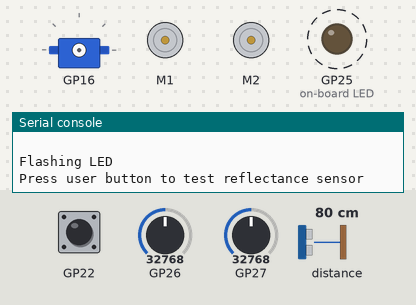
The program below on a simulated Raspberry Pi Pico running MicroPython. On the bench: servo, 2 × DC motor (green arrow = forward, orange = backward, longer = faster), output pins drawn as LEDs (lit = HIGH), the last lines printed to the serial console. Dashed ring = blinking. The test bench sets the inputs (shaded band); at power-on: GP26 = 32768, GP27 = 32768, distance to the obstacle 80 cm (analog values on the 0–65535 scale). The time a move or turn takes is an estimate. At 16.4 s the program stops and its outputs stay as they are.

Above: at 1.25 s.
1.3 s: button USER pressed for 0.15 s
At 2.6 s:
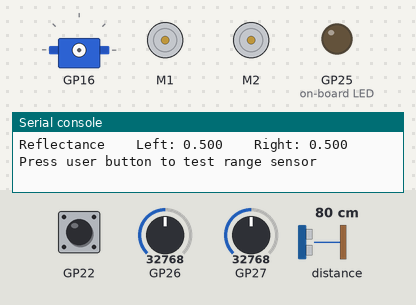
2.9 s: button USER pressed for 1 s
5.4 s: button USER pressed 2 times (0.12 s each, 0.3 s apart)
At 8.9 s:
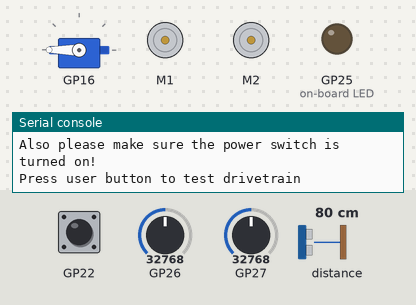
9.0 s: button USER pressed for 0.15 s
At 11.0 s:
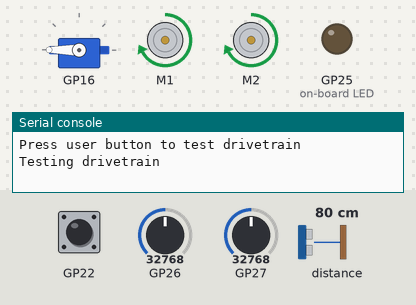
Timing chart, 0 to 17.9 s (numbered marks = the images above; inputs shaded):
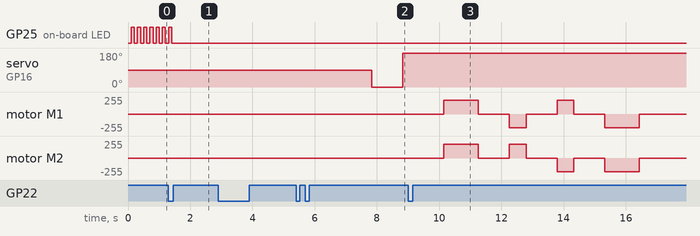

Measured:
- after the input at 1.3 s, GP25 (on-board LED): goes on until 1.4 s, then stays LOW
- after the input at 5.4 s, servo on GP16: 90° → 0° after 2.4 s, → 180° 1.0 s later
- after the input at 9.0 s, motor M1: stopped → forward 204/255 after 1.2 s, → stopped 1.1 s later, → backward 204/255 1.0 s later, → stopped 0.54 s later, … (8 changes in this stretch); motor M2: stopped → forward 204/255 after 1.2 s, → stopped 1.1 s later, → forward 204/255 1.0 s later, → stopped 0.54 s later, … (8 changes in this stretch)
- by itself, GP25 (on-board LED): alternates HIGH for 0.10 s and LOW for 0.10 s

The program:

installation_verification.py
```python
from XRPLib.defaults import *
import time

# Installation Verification Program
def ivp():
    # Print welcome message
    print("------------------------------------------")
    print("Running Installation Verification Program!")
    print("------------------------------------------")
    print()
    print("Welcome to the XRP! This example code will help")
    print("you verify that everything is working on your robot.")
    print("After each test, press the user button to continue.")
    print()

    # Flash LED at 5Hz
    print("Flashing LED")
    board.led_blink(5)

    # Wait for user to press button
    print("Press user button to test reflectance sensor")
    board.wait_for_button()

    # Stop blinking LED
    board.led_off()

    # Print reflectance values until button is pressed
    while not board.is_button_pressed():
        print(f"Reflectance    Left: {reflectance.get_left():.3f}    Right: {reflectance.get_right():.3f}    Press user button to test range sensor")
        time.sleep(0.1)

    # Wait until button is released
    while board.is_button_pressed():
        time.sleep(0.1)

    # Print range values until button is pressed
    while not board.is_button_pressed():
        print(f"Range    Distance: {rangefinder.distance():.1f}    Press user button to test servo")
        time.sleep(0.1)

    # Wait until button is released
    while board.is_button_pressed():
        time.sleep(0.1)

    # Print warning and wait for button press
    print()
    print("The next test will move the servo, so keep your hands clear!")
    print("Also please make sure the power switch is turned on!")
    print("Press user button to test servo")
    board.wait_for_button()

    # Test servo
    print("Testing servo")
    time.sleep(1)
    servo_one.set_angle(90)
    time.sleep(1)
    servo_one.set_angle(0)
    time.sleep(1)
    servo_one.set_angle(180)

    # Print warning and wait for button press
    print()
    print("The next test will drive the motors, so place the robot on a flat surface!")
    print("Also please make sure the power switch is turned on!")
    print("Press user button to test drivetrain")
    board.wait_for_button()

    # Test drivetrain
    print("Testing drivetrain")
    time.sleep(1)
    drivetrain.straight(25, 0.8)
    time.sleep(1)
    drivetrain.turn(90,0.8)
    time.sleep(1)
    drivetrain.turn(90, -0.8)
    time.sleep(1)
    drivetrain.straight(-25,0.8)

    print()
    print("-----------------------------------")
    print("All tests complete! Happy roboting!")
    print("-----------------------------------")

ivp()
```
